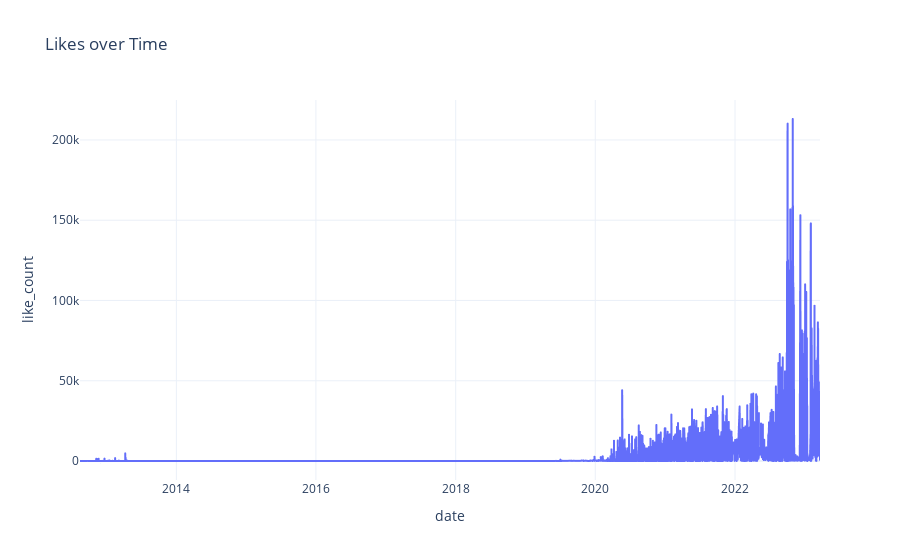

The cell this chart's notebook holds for it:
### Markdown cell above
### Likes en el tiempo

### Code cell
# plot the data using plotly
fig = px.line(df, 
              x='date', 
              y='like_count', 
              title='Likes over Time',
              template='plotly_white', 
              hover_data=['text'])

# show the plot
fig.show()

### Figure 1 — Plotly figure (JSON) as saved in the notebook; plotly's stock layout.template omitted (floating-point values rounded to 4 significant figures; data arrays with more than 128 entries replaced by an {"elided": "..."} marker saying what was removed)
{"data": [{"customdata": {"elided": "7035x1 str values"}, "hovertemplate": "date=%{x}<br>like_count=%{y}<br>text=%{customdata[0]}<extra></extra>", "legendgroup": "", "line": {"color": "#636efa", "dash": "solid"}, "marker": {"symbol": "circle"}, "mode": "lines", "name": "", "showlegend": false, "type": "scattergl", "x": {"elided": "7035 str values"}, "xaxis": "x", "y": {"elided": "7035 int values"}, "yaxis": "y"}], "layout": {"legend": {"tracegroupgap": 0}, "title": {"text": "Likes over Time"}, "xaxis": {"anchor": "y", "domain": [0, 1], "title": {"text": "date"}}, "yaxis": {"anchor": "x", "domain": [0, 1], "title": {"text": "like_count"}}}}
